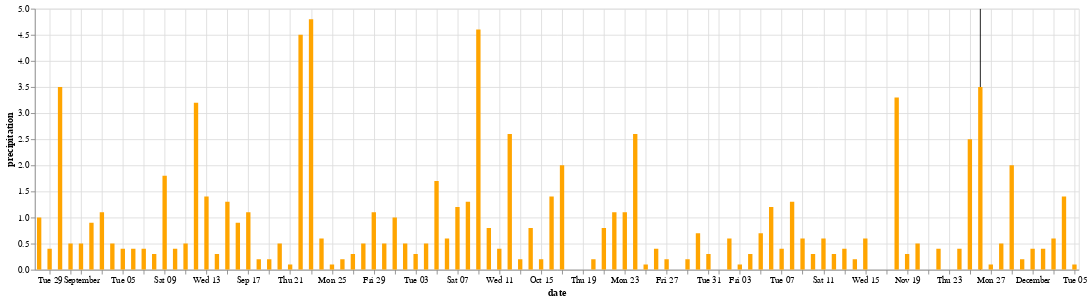

Notebook cell for this chart:
### Code cell
import datetime

timeseries_ecmwf =  alt.Chart(df_ecmwf).mark_bar(color='orange').encode(x="date", y="precipitation", tooltip=['precipitation', 'date'])

rule = alt.Chart(pd.DataFrame({
  'date': [datetime.datetime.now().strftime("%Y-%m-%d")],
  'color': ['black']
})).mark_rule().encode(x='date:T') 

chart  = rule + timeseries_ecmwf 

chart.properties(width=1200, height=300).interactive()

### Figure 1 — Vega-Lite specification as saved in the notebook (floating-point values rounded to 4 significant figures)
{"config": {"view": {"continuousWidth": 300, "continuousHeight": 300}}, "layer": [{"data": {"name": "data-82faa6128d35c1412f367b126f12a251"}, "mark": {"type": "rule"}, "encoding": {"x": {"field": "date", "type": "temporal"}}, "name": "view_16"}, {"data": {"name": "data-4f2c44b9e58ef3cd6482f455f18fe77e"}, "mark": {"type": "bar", "color": "orange"}, "encoding": {"tooltip": [{"field": "precipitation", "type": "quantitative"}, {"field": "date", "type": "temporal"}], "x": {"field": "date", "type": "temporal"}, "y": {"field": "precipitation", "type": "quantitative"}}}], "height": 300, "params": [{"name": "param_20", "select": {"type": "interval", "encodings": ["x", "y"]}, "bind": "scales", "views": ["view_16"]}], "width": 1200, "$schema": "https://vega.github.io/schema/vega-lite/v5.15.1.json", "datasets": {"data-82faa6128d35c1412f367b126f12a251": [{"date": "2023-11-26", "color": "black"}], "data-4f2c44b9e58ef3cd6482f455f18fe77e": [{"date": "2023-08-28T00:00:00", "precipitation": 1.0}, {"date": "2023-08-29T00:00:00", "precipitation": 0.4}, {"date": "2023-08-30T00:00:00", "precipitation": 3.5}, {"date": "2023-08-31T00:00:00", "precipitation": 0.5}, {"date": "2023-09-01T00:00:00", "precipitation": 0.5}, {"date": "2023-09-02T00:00:00", "precipitation": 0.9}, {"date": "2023-09-03T00:00:00", "precipitation": 1.1}, {"date": "2023-09-04T00:00:00", "precipitation": 0.5}, {"date": "2023-09-05T00:00:00", "precipitation": 0.4}, {"date": "2023-09-06T00:00:00", "precipitation": 0.4}, {"date": "2023-09-07T00:00:00", "precipitation": 0.4}, {"date": "2023-09-08T00:00:00", "precipitation": 0.3}, {"date": "2023-09-09T00:00:00", "precipitation": 1.8}, {"date": "2023-09-10T00:00:00", "precipitation": 0.4}, {"date": "2023-09-11T00:00:00", "precipitation": 0.5}, {"date": "2023-09-12T00:00:00", "precipitation": 3.2}, {"date": "2023-09-13T00:00:00", "precipitation": 1.4}, {"date": "2023-09-14T00:00:00", "precipitation": 0.3}, {"date": "2023-09-15T00:00:00", "precipitation": 1.3}, {"date": "2023-09-16T00:00:00", "precipitation": 0.9}, {"date": "2023-09-17T00:00:00", "precipitation": 1.1}, {"date": "2023-09-18T00:00:00", "precipitation": 0.2}, {"date": "2023-09-19T00:00:00", "precipitation": 0.2}, {"date": "2023-09-20T00:00:00", "precipitation": 0.5}, {"date": "2023-09-21T00:00:00", "precipitation": 0.1}, {"date": "2023-09-22T00:00:00", "precipitation": 4.5}, {"date": "2023-09-23T00:00:00", "precipitation": 4.8}, {"date": "2023-09-24T00:00:00", "precipitation": 0.6}, {"date": "2023-09-25T00:00:00", "precipitation": 0.1}, {"date": "2023-09-26T00:00:00", "precipitation": 0.2}, {"date": "2023-09-27T00:00:00", "precipitation": 0.3}, {"date": "2023-09-28T00:00:00", "precipitation": 0.5}, {"date": "2023-09-29T00:00:00", "precipitation": 1.1}, {"date": "2023-09-30T00:00:00", "precipitation": 0.5}, {"date": "2023-10-01T00:00:00", "precipitation": 1.0}, {"date": "2023-10-02T00:00:00", "precipitation": 0.5}, {"date": "2023-10-03T00:00:00", "precipitation": 0.3}, {"date": "2023-10-04T00:00:00", "precipitation": 0.5}, {"date": "2023-10-05T00:00:00", "precipitation": 1.7}, {"date": "2023-10-06T00:00:00", "precipitation": 0.6}, {"date": "2023-10-07T00:00:00", "precipitation": 1.2}, {"date": "2023-10-08T00:00:00", "precipitation": 1.3}, {"date": "2023-10-09T00:00:00", "precipitation": 4.6}, {"date": "2023-10-10T00:00:00", "precipitation": 0.8}, {"date": "2023-10-11T00:00:00", "precipitation": 0.4}, {"date": "2023-10-12T00:00:00", "precipitation": 2.6}, {"date": "2023-10-13T00:00:00", "precipitation": 0.2}, {"date": "2023-10-14T00:00:00", "precipitation": 0.8}, {"date": "2023-10-15T00:00:00", "precipitation": 0.2}, {"date": "2023-10-16T00:00:00", "precipitation": 1.4}, {"date": "2023-10-17T00:00:00", "precipitation": 2.0}, {"date": "2023-10-18T00:00:00", "precipitation": 0.0}, {"date": "2023-10-19T00:00:00", "precipitation": 0.0}, {"date": "2023-10-20T00:00:00", "precipitation": 0.2}, {"date": "2023-10-21T00:00:00", "precipitation": 0.8}, {"date": "2023-10-22T00:00:00", "precipitation": 1.1}, {"date": "2023-10-23T00:00:00", "precipitation": 1.1}, {"date": "2023-10-24T00:00:00", "precipitation": 2.6}, {"date": "2023-10-25T00:00:00", "precipitation": 0.1}, {"date": "2023-10-26T00:00:00", "precipitation": 0.4}, {"date": "2023-10-27T00:00:00", "precipitation": 0.2}, {"date": "2023-10-28T00:00:00", "precipitation": 0.0}, {"date": "2023-10-29T00:00:00", "precipitation": 0.2}, {"date": "2023-10-30T00:00:00", "precipitation": 0.7}, {"date": "2023-10-31T00:00:00", "precipitation": 0.3}, {"date": "2023-11-01T00:00:00", "precipitation": 0.0}, {"date": "2023-11-02T00:00:00", "precipitation": 0.6}, {"date": "2023-11-03T00:00:00", "precipitation": 0.1}, {"date": "2023-11-04T00:00:00", "precipitation": 0.3}, {"date": "2023-11-05T00:00:00", "precipitation": 0.7}, {"date": "2023-11-06T00:00:00", "precipitation": 1.2}, {"date": "2023-11-07T00:00:00", "precipitation": 0.4}, {"date": "2023-11-08T00:00:00", "precipitation": 1.3}, {"date": "2023-11-09T00:00:00", "precipitation": 0.6}, {"date": "2023-11-10T00:00:00", "precipitation": 0.3}, {"date": "2023-11-11T00:00:00", "precipitation": 0.6}, {"date": "2023-11-12T00:00:00", "precipitation": 0.3}, {"date": "2023-11-13T00:00:00", "precipitation": 0.4}, {"date": "2023-11-14T00:00:00", "precipitation": 0.2}, {"date": "2023-11-15T00:00:00", "precipitation": 0.6}, {"date": "2023-11-16T00:00:00", "precipitation": 0.0}, {"date": "2023-11-17T00:00:00", "precipitation": 0.0}, {"date": "2023-11-18T00:00:00", "precipitation": 3.3}, {"date": "2023-11-19T00:00:00", "precipitation": 0.3}, {"date": "2023-11-20T00:00:00", "precipitation": 0.5}, {"date": "2023-11-21T00:00:00", "precipitation": 0.0}, {"date": "2023-11-22T00:00:00", "precipitation": 0.4}, {"date": "2023-11-23T00:00:00", "precipitation": 0.0}, {"date": "2023-11-24T00:00:00", "precipitation": 0.4}, {"date": "2023-11-25T00:00:00", "precipitation": 2.5}, {"date": "2023-11-26T00:00:00", "precipitation": 3.5}, {"date": "2023-11-27T00:00:00", "precipitation": 0.1}, {"date": "2023-11-28T00:00:00", "precipitation": 0.5}, {"date": "2023-11-29T00:00:00", "precipitation": 2.0}, {"date": "2023-11-30T00:00:00", "precipitation": 0.2}, {"date": "2023-12-01T00:00:00", "precipitation": 0.4}, {"date": "2023-12-02T00:00:00", "precipitation": 0.4}, {"date": "2023-12-03T00:00:00", "precipitation": 0.6}, {"date": "2023-12-04T00:00:00", "precipitation": 1.4}, {"date": "2023-12-05T00:00:00", "precipitation": 0.1}]}}
